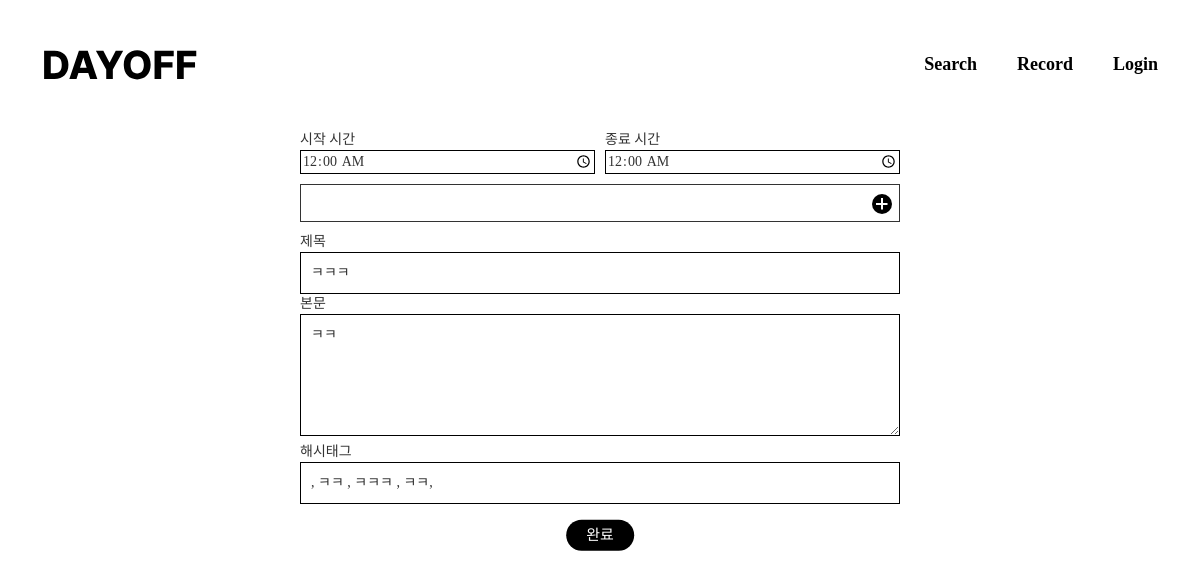
Page /editPost/49 on the earlier database version.
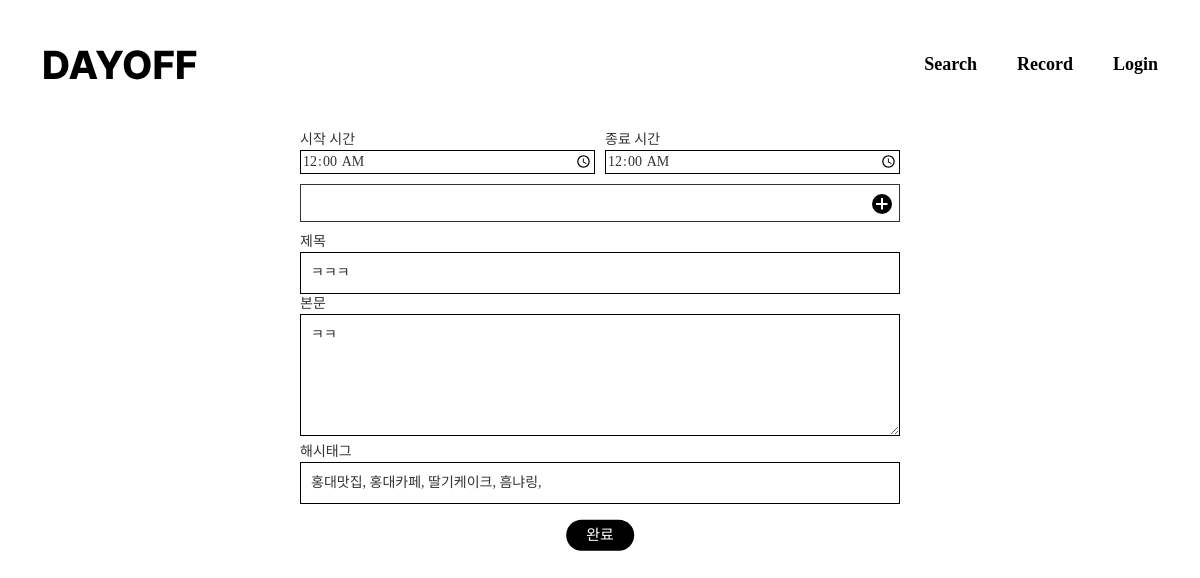
Same page on the later database version.
### today/models.py (models this page shows)
class Hashtag(models.Model):
    hashtag_name = models.CharField(max_length=100, blank=True, null=True)
    def __str__(self):
        return self.hashtag_name

### today/views.py (the view)
# urls.py: path('editPost/<int:post_id>', today.views.editPost, name="editPost"),
def editPost(request, post_id):
    post_detail = get_object_or_404(Post, pk=post_id)
    hashtag = post_detail.hashtag.all()
    schedule=post_detail.schedules.all().order_by('start_time__hour')
    return render(request, 'editPost.html', {'post': post_detail, 'hashtags': hashtag, 'schedules': schedule})

### templates/editPost.html (shortened to what this page needs)
<!DOCTYPE html>
<html lang="en">
  <head>
    <link
      rel="stylesheet"
      href="https://maxcdn.bootstrapcdn.com/bootstrap/3.3.2/css/bootstrap.min.css"
    />
    <link rel="stylesheet" type="text/css" href="../static/css/common.css" />
    <link rel="stylesheet" type="text/css" href="../static/css/editPost.css" />
  </head>
  <body>
    {% include 'header.html' %}
    <div class="editpost-contents">
      <form method="POST" action="{% url 'updateSchedule' post.id %}">
        <div class="time-container">
          <div class="time-title">시작 시간</div>
          <div class="time-title">종료 시간</div>
          <input type="time" name="start_time" class="time-input"
          value="00:00:00"/>
          <input type="time" name="end_time" class="time-input"
          value="00:00:00"/>
        </div>
        <div class="schedule-content-container">
          <input type="text" name="contents" id="schedule-content" />
          <button class="add-button" type="submit">
            <img src="../static/image/add-button.svg" class="search-icon" />
          </button>
        </div>
      </form>
      <form action="{%url 'updatePost' post.id %}" method="post">
        <div class="input-title">제목</div>
        <input
          class="post-input"
          type="text"
          name="title"
          value="{{post.title}}"
        />
        <div class="input-title">본문</div>
        <textarea class="post-input" name="body" rows="5">
{{post.body}}</textarea
        >
        <div class="input-title">해시태그</div>
        <input class="post-input" type="text" name="hashtags" value="{% for hashtag in hashtags.all %}{{hashtag}}, {% endfor %}">
        <button class="finish-button" type="submit">완료</button>
      </form>
    </div>
  </body>
</html>

Differences in the rows shown:
no longer on this page (row unchanged): Hashtag: hashtags ", ㅋㅋ , ㅋㅋㅋ , ㅋㅋ,"
added Hashtag: hashtags "홍대맛집, 홍대카페, 딸기케이크, 흠냐링,"
